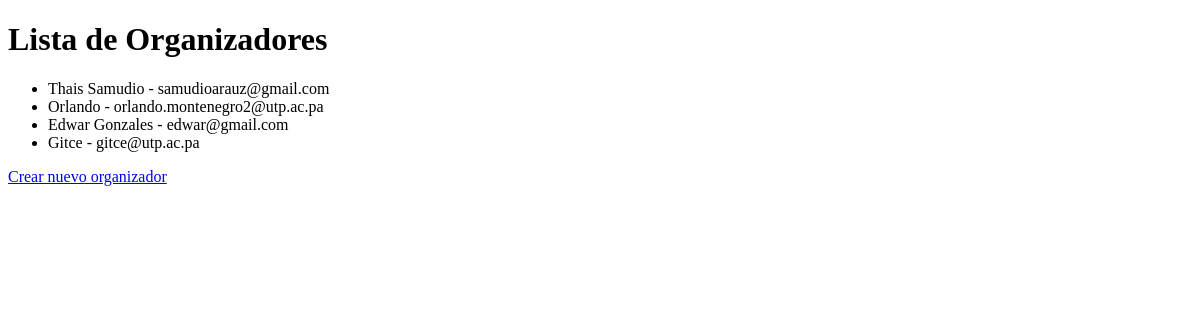
/organizadores/, run on an earlier commit of the app's database.
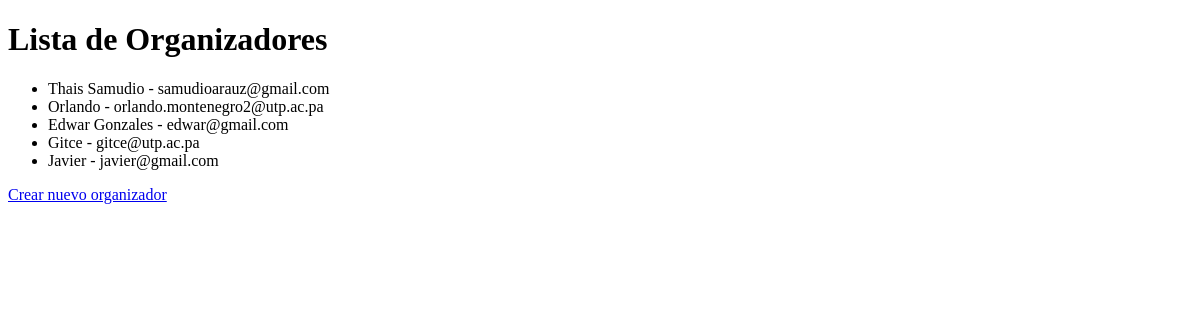
And on a later commit of the database.
### eventos/models.py (models this page shows, shortened)
class Organizador(models.Model):
    nombre = models.CharField(max_length=100)
    email = models.EmailField()

### eventos/views.py (the view)
# urls.py: path('organizadores/', views.OrganizadorListView.as_view(), name='organizador-list'),
class OrganizadorListView(ListView):
    model = Organizador
    template_name = 'organizador_list.html'
    context_object_name = 'organizadores'

### eventos/templates/organizador_list.html (shortened to what this page needs)
<!DOCTYPE html>
<html>
<head>
</head>
<body>
    <h1>Lista de Organizadores</h1>
    <ul>
        {% for organizador in organizadores %}
            <li>{{ organizador.nombre }} - {{ organizador.email }}</li>
        {% empty %}
            <li>No hay organizadores.</li>
        {% endfor %}
    </ul>
    <a href="{% url 'organizador-crear' %}">Crear nuevo organizador</a>
</body>
</html>

What changed in the data, as far as the page shows it:
added Organizador: nombre "Javier", email "javier@gmail.com"
